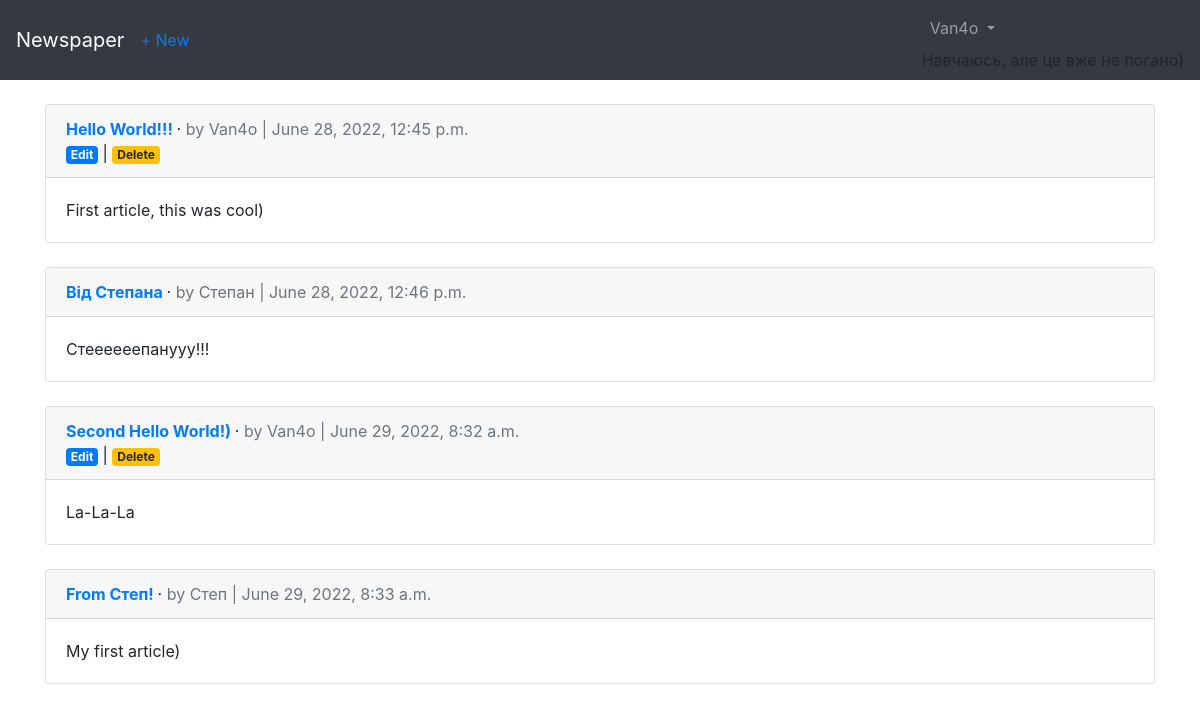
Screenshot of /article/ (signed in) with the database file from the repository.
### users/models.py (models this page shows)
class CustomUser(AbstractUser):
    age = models.PositiveIntegerField(null=True, blank=True)

### articles/models.py (models this page shows, shortened)
class Article(models.Model):
    title = models.CharField(max_length=260)
    body = models.TextField()
    date = models.DateTimeField(auto_now_add=True)
    author = models.ForeignKey(
        get_user_model(),
        on_delete=models.CASCADE
    )

### articles/views.py (the view)
# urls.py: path('', ArticlePageView.as_view(), name="articles"),
class ArticlePageView(ListView):
    model = Article
    template_name = "article_list.html"
    context_object_name = "article_list"

### templates/article_list.html (shortened to what this page needs)
{% extends 'base.html'%}
{% block content%}
    {% for article in article_list %}
        <div class="card">
            <div class="card-header">
                <span class="font-weight-bold">
                    <a href = "{% url 'article_detail' article.pk %}">
                        {{ article.title }}
                    </a>
                </span> &middot;
                <span class="text-muted">by {{ article.author }} |
                {{ article.date }}</span>
                {% if user.is_authenticated and article.author.username == user.username %}
                    <div>
                        <a href="{% url 'article_edit' article.pk %}" class="badge badge-primary">Edit</a> |
                        <a href="{% url 'article_delete' article.pk %}" class="badge badge-warning">Delete</a>
                    </div>
                {% endif %}
            </div>
            <div class="card-body">
                {{ article.body }}
            </div>
        </div>
        <br>
    {% endfor %}
{% endblock content%}

### templates/base.html (shortened to what this page needs)
<!DOCTYPE html>
<html lang="uk">
    <head>
        <link rel="stylesheet" href="https://cdn.jsdelivr.net/npm/bootstrap@4.1.3/dist/css/bootstrap.min.css"
>
    </head>
    <body>
        <nav class="navbar navbar-expand-md navbar-dark bg-dark mb-4">
            <a class="navbar-brand" href="{% url 'home' %}">Newspaper</a>
            <a href="{% url 'article_create' %}"> + New</a>
            <div class="collapse navbar-collapse" id="navbarCollapse">
                {% if user.is_authenticated %}
                    <ul class="navbar-nav ml-auto">
                    <li class="nav-item">
                    <a class="nav-link dropdown-toggle" href="#" id="userMenu"
                    data-toggle="dropdown" aria-haspopup="true"
                    aria-expanded="false">
                    {{ user.username }}
                    </a>
                    Навчаюсь, але це вже не погано)
                    </li>
                    </ul>
                {% endif %}
            </div>
        </nav>
        <div class="container">
            {% block content %}
            {% endblock content %}
        </div>
    </body>
</html>

### rows the page displays
CustomUser: username "Van4o"
Article: title "Hello World!!!", author "Van4o", date "June 28, 2022, 12:45 p.m.", shows "Edit", body "First article, this was cool)"
Article: title "Від Степана", author "Степан", date "June 28, 2022, 12:46 p.m.", body "Стеееееепанyyy!!!"
Article: title "Second Hello World!)", author "Van4o", date "June 29, 2022, 8:32 a.m.", shows "Edit", body "La-La-La"
Article: title "From Степ!", author "Степ", date "June 29, 2022, 8:33 a.m.", body "My first article)"
